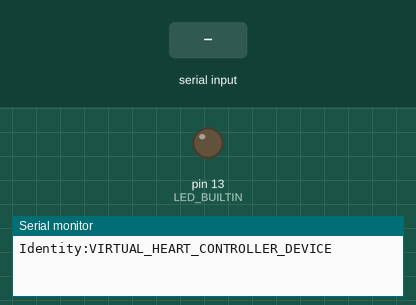
Simulated run of this sketch. Board: Arduino Uno, built with avr-gcc and run on an emulated ATmega328P. On the bench: output pins drawn as LEDs (lit = HIGH), the last lines printed to the serial monitor. Dashed ring = blinking. The inputs (shaded band) are chosen by the test bench.

Above: at 1.9 s.
2.0 s: "VHC_DEVICE_DETECTED" received over Serial
At 3.2 s:
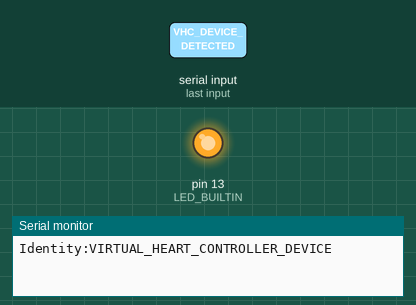
3.5 s: "LED_TEST_PROTOCOL" received over Serial
At 6.0 s:
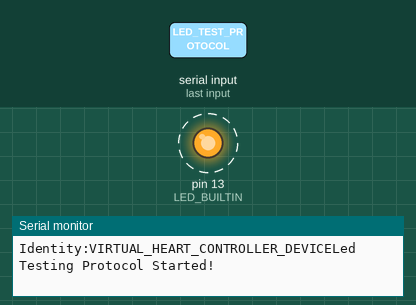
Timing chart, 0 to 12.1 s (numbered marks = the images above; inputs shaded):
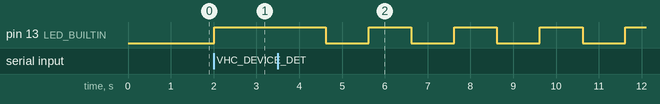

Measured:
- after the input at 2.0 s, pin 13 (LED_BUILTIN): LOW → HIGH at once
- after the input at 3.5 s, pin 13 (LED_BUILTIN): alternates HIGH for 1.0 s and LOW for 1.0 s, starting after 1.1 s

The sketch:

C-rial_Win_Connect_v0_6_1_BETATEST.ino
```cpp
/*******************************************************
 * Nome do Programa: C-rial Win Connect Arduino Program
 * Descrição: Código para que o Arduino seja detectado no C-rial Win Connect
 * Data de Criação: 09/11/2023
 * Data da Versão: 17/11/2023
 * Data de Publicação: 23/11/2023
 * Autor: AleatorioAdm (Ademilson Filho)
 * Emails: aleatorioadm.dev@gmail.com /ademilsonfilho.dev@gmail.com
 * Versão: 0.6.1
 *******************************************************/
#include<String.h>

char receivedString[64];
bool detected = 0;
int counter1 = 0;
void setup() {
  Serial.begin(9600);
  pinMode(LED_BUILTIN, OUTPUT);
}

void loop() {
    // Verifica a resposta do computador

  if (detected == 0){
    Serial.write("Identity:VIRTUAL_HEART_CONTROLLER_DEVICE",40);
    Serial.flush();
    delay(1000);
    Serial.readBytes(receivedString,19);

    if (strstr(receivedString, "VHC_DEVICE_DETECTED")){

      digitalWrite(LED_BUILTIN, HIGH);
      detected++;
    }
  } else {
  //programa aqui
    delay(1000);
    Serial.readBytes(receivedString,30);
    if (strstr(receivedString, "LED_TEST_PROTOCOL")){
      delay(100);
      Serial.write("Led Testing Protocol Started!",29);

      while(counter1 < 6){
        digitalWrite(LED_BUILTIN, LOW);  // turn the LED on (HIGH is the voltage level)
        delay(1000);                      // wait for a second
        digitalWrite(LED_BUILTIN, HIGH);   // turn the LED off by making the voltage LOW
        delay(1000);
        counter1++;
      }
      counter1 = 0;
      delay(100);
      Serial.write("Led Testing Protocol Done!",26);
    }

    if (strstr(receivedString, "VHC_DEVICE_NOT_DETECTED")){

      detected = 0;
    }

    sprintf(receivedString, "");

  }

}
```
